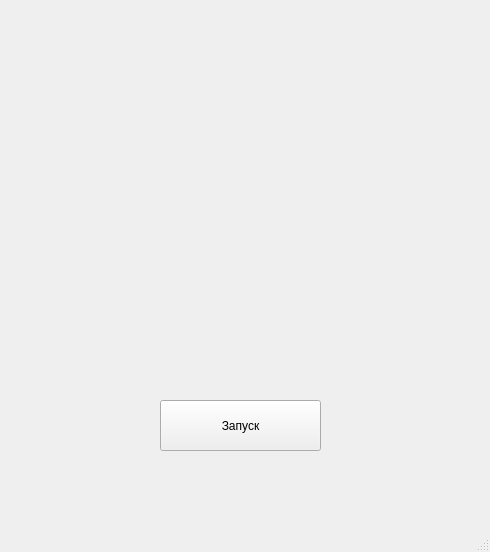
<?xml version="1.0" encoding="UTF-8"?>
<ui version="4.0">
 <class>MainWindow</class>
 <widget class="QMainWindow" name="MainWindow">
  <property name="geometry">
   <rect>
    <x>0</x>
    <y>0</y>
    <width>490</width>
    <height>552</height>
   </rect>
  </property>
  <property name="windowTitle">
   <string>MainWindow</string>
  </property>
  <widget class="QWidget" name="centralwidget">
   <widget class="QPushButton" name="pushButton">
    <property name="geometry">
     <rect>
      <x>160</x>
      <y>400</y>
      <width>161</width>
      <height>51</height>
     </rect>
    </property>
    <property name="text">
     <string>Запуск</string>
    </property>
   </widget>
  </widget>
  <widget class="QStatusBar" name="statusbar"/>
 </widget>
 <resources/>
 <connections/>
</ui>
